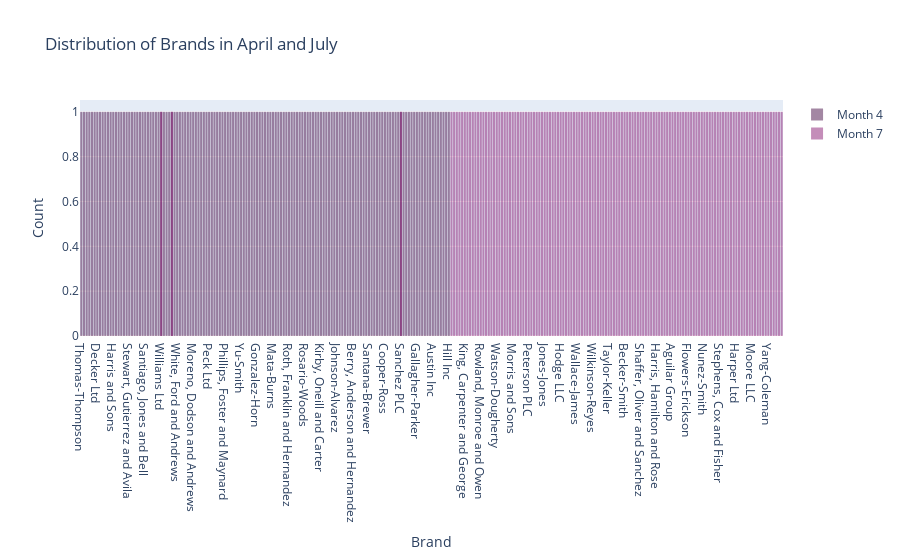

The code cell stored with this chart in its notebook:
### Code cell
brand_4 = df[df['Month'] == 4]['Brand']
brand_7 = df[df['Month'] == 7]['Brand']

# Create histograms for the brands in each month
trace4 = go.Histogram(
    x=brand_4,
    opacity=0.75,
    name='Month 4',
    marker=dict(color='rgba(80, 27, 80, 0.7)')
)

trace7 = go.Histogram(
    x=brand_7,
    opacity=0.75,
    name='Month 7',
    marker=dict(color='rgba(125, 2, 100, 0.6)')
)

# Combine the histograms
data = [trace4, trace7]

# Define layout
layout = go.Layout(
    barmode='overlay',  # Overlapping bars
    title='Distribution of Brands in April and July',
    xaxis=dict(title='Brand'),
    yaxis=dict(title='Count'),
    bargap=0.2  # Space between bars
)

# Create the figure and plot
fig = go.Figure(data=data, layout=layout)
iplot(fig)

### Figure 1 — Plotly figure (JSON) as saved in the notebook; plotly's stock layout.template omitted (floating-point values rounded to 4 significant figures; data arrays with more than 128 entries replaced by an {"elided": "..."} marker saying what was removed)
{"data": [{"marker": {"color": "rgba(80, 27, 80, 0.7)"}, "name": "Month 4", "opacity": 0.75, "type": "histogram", "x": {"elided": "139 str values"}}, {"marker": {"color": "rgba(125, 2, 100, 0.6)"}, "name": "Month 7", "opacity": 0.75, "type": "histogram", "x": ["Coleman-Pena", "Carlson, Mcdonald and Hatfield", "Neal-Francis", "Burton LLC", "Ho-Porter", "King, Carpenter and George", "Wagner, Burton and Ashley", "Smith, Miller and Cooper", "Wright-Green", "Weaver Ltd", "Thompson, Chapman and Jones", "Rowland, Monroe and Owen", "Alvarado-Carter", "Perez LLC", "Castro, Briggs and Gilmore", "Peterson Inc", "Gilbert Inc", "Watson-Dougherty", "Patton and Sons", "Baird-Henderson", "Andrews LLC", "Hebert Inc", "Fleming, Cooper and Wilson", "Morris and Sons", "Garrett, Schultz and Carlson", "Bates, Pearson and Hardy", "Cruz, Callahan and Carpenter", "Delgado and Sons", "Boyle, Collier and Marquez", "Peterson PLC", "Cabrera-White", "Kelly, Esparza and Carson", "Anderson, Huff and Sanchez", "Jones, Gonzalez and Camacho", "Schultz-Baker", "Jones-Jones", "Ware, May and Lopez", "Smith-Williams", "Martinez Ltd", "Wallace, Turner and Young", "Wells, Harris and Bowman", "Beck, Choi and Thomas", "Hodge LLC", "Walton Inc", "Edwards Group", "Ross, Clark and Webb", "Kelly PLC", "Finley Group", "Wallace-James", "Smith PLC", "Pittman, Williams and Mejia", "Diaz, Ball and Juarez", "Garrett, Bush and Butler", "Martin-Morales", "Wilkinson-Reyes", "Branch Ltd", "Bailey-Davis", "Ross PLC", "Rodriguez, Adams and Smith", "Jones-Leonard", "Taylor-Keller", "Ruiz LLC", "Foster Ltd", "Jones, Phillips and Mckinney", "Soto, Hubbard and Kim", "Webster-Sullivan", "Becker-Smith", "White LLC", "Browning-Durham", "Tanner, Schwartz and Weber", "Rivera, Garcia and Lewis", "Sanchez Inc", "Shaffer, Oliver and Sanchez", "Cruz Ltd", "Chase Ltd", "Rivera-Watson", "Banks Group", "Wilson-Bailey", "Harris, Hamilton and Rose", "Peterson, Long and Ward", "Jensen-Lowe", "Snow, Miller and Phelps", "Palmer-Gross", "Stewart, Webster and Ford", "Aguilar Group", "Wolf, Hamilton and Rubio", "Velasquez-Baker", "Edwards, Mcbride and Gonzalez", "Shepard, Montoya and Parks", "Shaw-Brown", "Flowers-Erickson", "Walker-Grant", "Black-Hamilton", "Adkins, Robertson and Lindsey", "Williamson, Martinez and Contreras", "Anderson-Burns", "Nunez-Smith", "Williams, Carrillo and Rice", "Smith-Scott", "Smith Group", "Marquez Ltd", "Moyer, Lee and Abbott", "Stephens, Cox and Fisher", "Mckay PLC", "Hanson, Barron and Castillo", "Gonzales Ltd", "Calhoun Inc", "Sanchez PLC", "Moran Inc", "Harper Ltd", "Williams Ltd", "Kirby and Sons", "Smith, Davis and Gutierrez", "Stokes-Mclean", "Wagner, Martinez and Dorsey", "Williams, Nichols and Oliver", "Moore LLC", "Wilson, Torres and Rodriguez", "Hawkins Group", "Gomez LLC", "Reeves-Elliott", "Carroll, Brown and Bates", "Yang-Coleman", "Santiago, Yoder and Stevens", "Moore-Ingram", "Anderson-Cruz", "Garcia Group", "Lang, Brown and Stone"]}], "layout": {"bargap": 0.2, "barmode": "overlay", "title": {"text": "Distribution of Brands in April and July"}, "xaxis": {"title": {"text": "Brand"}}, "yaxis": {"title": {"text": "Count"}}}}
